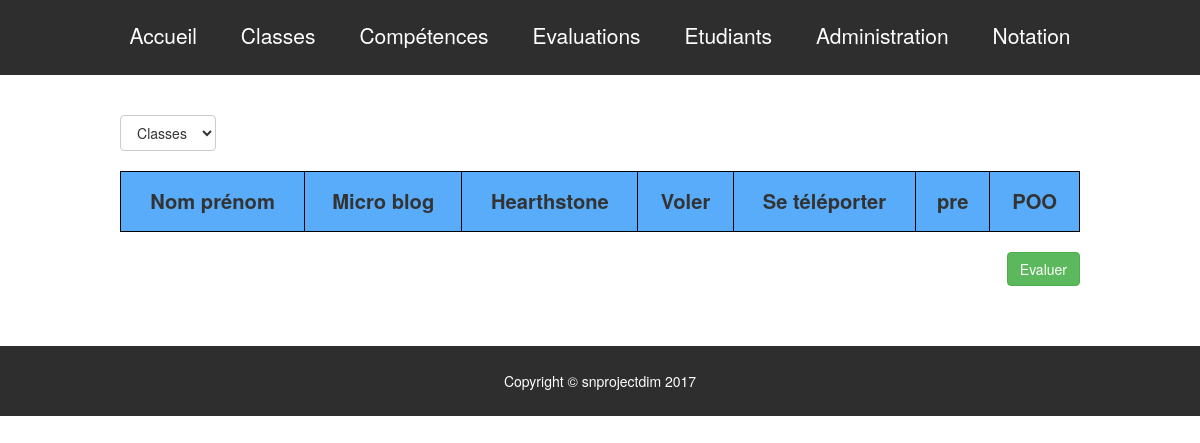
The app's page /notes.php, older data.
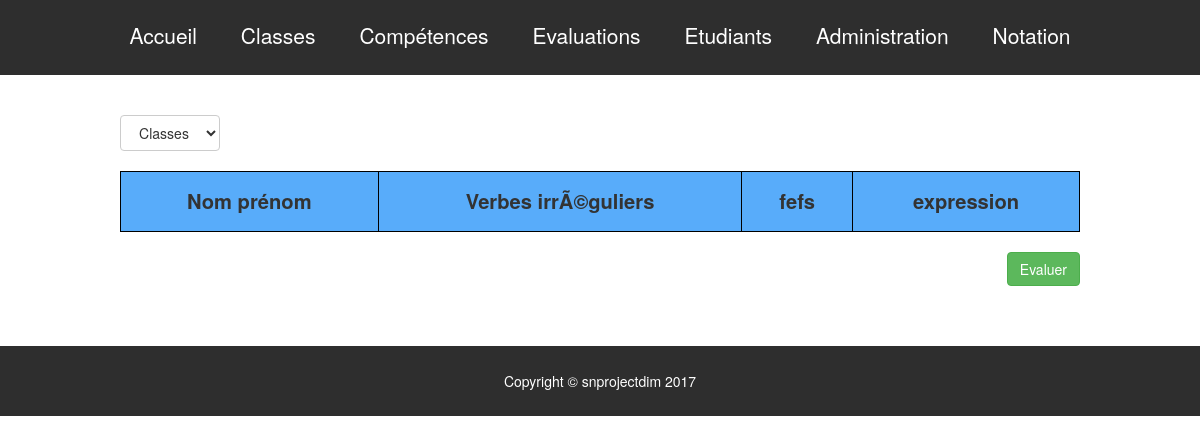
The same page, newer data.
### tables this page shows
CREATE TABLE `competence` (
  `idC` int(11) NOT NULL,
  `libelle` char(200) DEFAULT NULL,
  `idP` int(11) DEFAULT NULL,
  `coef` int(2) NOT NULL
);

### notes.php (the view, shortened to what this page needs)
<?php
include('includes/connexion.inc.php');
include('includes/haut.inc.php');
?>
<div class="tableauEvaluations row" >
    <div id="comboEvaluation">
        <form action="notes.php" method="get">
            <select onchange="this.form.submit()" name="classe" class="btn btn-default fullWidth">
				<option>Classes</option>
			</select>
		</form>
	</div>
    <form method="post" action="traitement/ajoutNotes.php">
	 <table style="font-size: 1.2em">
		<tr>
			<th>Nom pr&eacute;nom</th>
			<?php
			$query="SELECT libelle FROM competence";
			$stmt=$pdo->query($query);
			while ($data = $stmt->fetch()) {
				?>
				<th><?php echo $data['libelle'] ?></th>
				<?php
			}
			?>
		</tr>
	</table>
    <input type="submit" id="boutonAjoutClasse" class="btn btn-success" value="Evaluer"/>
    </form>
</div>
<?php
include('includes/bas.inc.php');
?>

Row changes from the older to the newer data that the page shows:
removed competence: libelle "Se téléporter"
removed competence: libelle "pre"
removed competence: libelle "POO"
changed competence: libelle "Micro blog" → "Verbes irrÃ©guliers"
changed competence: libelle "Hearthstone" → "fefs"
changed competence: libelle "Voler" → "expression"
